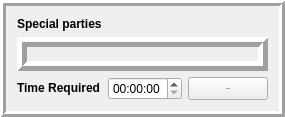
           <widget class="QFrame" name="frame_7">
            <property name="frameShape">
             <enum>QFrame::Box</enum>
            </property>
            <property name="frameShadow">
             <enum>QFrame::Raised</enum>
            </property>
            <property name="lineWidth">
             <number>3</number>
            </property>
            <layout class="QGridLayout" name="gridLayout_11">
             <item row="3" column="0">
              <widget class="QLabel" name="label_47">
               <property name="sizePolicy">
                <sizepolicy hsizetype="Maximum" vsizetype="Maximum">
                 <horstretch>0</horstretch>
                 <verstretch>0</verstretch>
                </sizepolicy>
               </property>
               <property name="font">
                <font>
                 <weight>75</weight>
                 <bold>true</bold>
                </font>
               </property>
               <property name="text">
                <string>Time Required</string>
               </property>
              </widget>
             </item>
             <item row="3" column="1">
              <widget class="QTimeEdit" name="timeEdit_3">
               <property name="font">
                <font>
                 <pointsize>9</pointsize>
                </font>
               </property>
              </widget>
             </item>
             <item row="3" column="2">
              <widget class="QPushButton" name="pushButton_8">
               <property name="sizePolicy">
                <sizepolicy hsizetype="Preferred" vsizetype="Preferred">
                 <horstretch>0</horstretch>
                 <verstretch>0</verstretch>
                </sizepolicy>
               </property>
               <property name="minimumSize">
                <size>
                 <width>52</width>
                 <height>0</height>
                </size>
               </property>
               <property name="font">
                <font>
                 <pointsize>-1</pointsize>
                </font>
               </property>
               <property name="text">
                <string>Ask Now</string>
               </property>
              </widget>
             </item>
             <item row="2" column="0" colspan="3">
              <widget class="QLabel" name="label_30">
               <property name="frameShape">
                <enum>QFrame::Box</enum>
               </property>
               <property name="frameShadow">
                <enum>QFrame::Raised</enum>
               </property>
               <property name="lineWidth">
                <number>5</number>
               </property>
               <property name="text">
                <string/>
               </property>
               <property name="pixmap">
                <pixmap resource="check_in.qrc">:/newPrefix/check in_qrc/party.png</pixmap>
               </property>
               <property name="scaledContents">
                <bool>true</bool>
               </property>
              </widget>
             </item>
             <item row="0" column="0">
              <widget class="QLabel" name="label_42">
               <property name="sizePolicy">
                <sizepolicy hsizetype="Maximum" vsizetype="Maximum">
                 <horstretch>0</horstretch>
                 <verstretch>0</verstretch>
                </sizepolicy>
               </property>
               <property name="font">
                <font>
                 <weight>75</weight>
                 <bold>true</bold>
                </font>
               </property>
               <property name="text">
                <string>Special parties</string>
               </property>
              </widget>
             </item>
            </layout>
           </widget>
